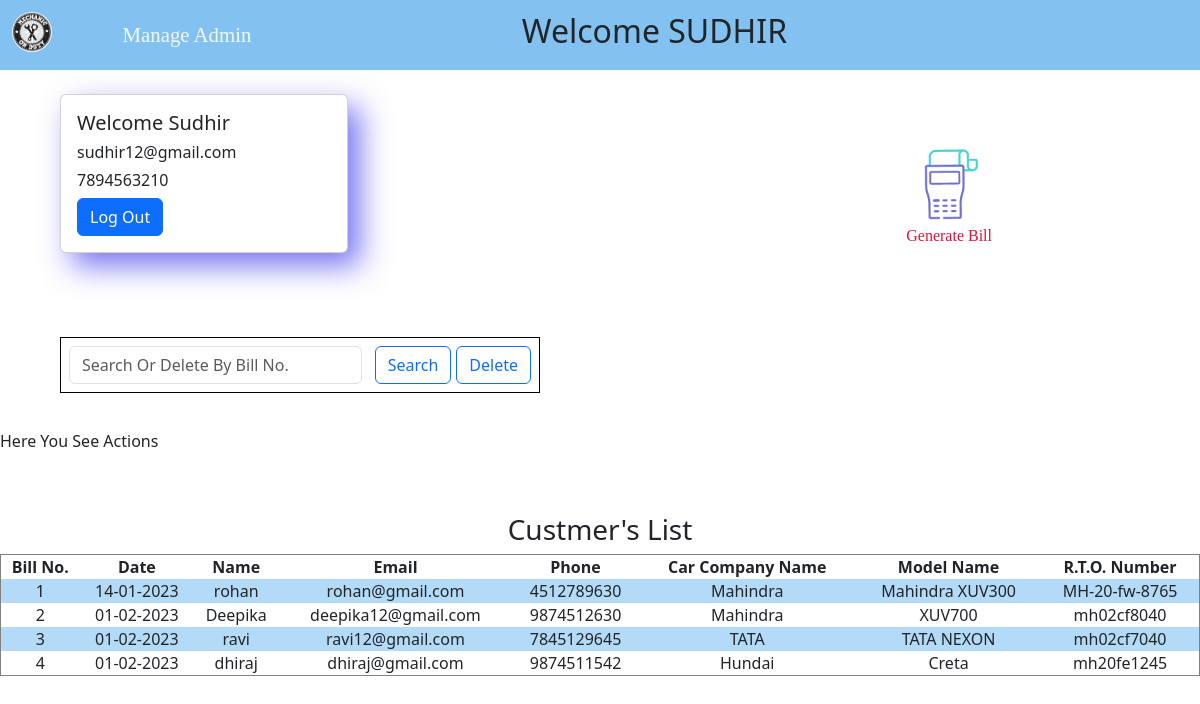
Page /adminpanel.php (signed in) on the committed database.
### tables this page shows
CREATE TABLE `user_tb` (
  `billno` int(100) NOT NULL,
  `date` varchar(10) NOT NULL,
  `name` varchar(35) NOT NULL,
  `phone` varchar(12) NOT NULL,
  `email` varchar(50) NOT NULL,
  `password` varchar(30) NOT NULL,
  `carcompany` varchar(30) NOT NULL,
  `carmodelname` varchar(30) NOT NULL,
  `rtono` varchar(30) NOT NULL
);

### adminpanel.php (the view, shortened to what this page needs)
<?php require('connection.php');?>
<!DOCTYPE html>
<html lang="en">
<head>
    <link href="https://cdn.jsdelivr.net/npm/bootstrap@5.3.0-alpha1/dist/css/bootstrap.min.css" rel="stylesheet">
    <link rel="stylesheet" href="./Css/adminpanel.css">
</head>
<body>
<nav>
    <div class="logo"><img src="./img/logo_img.jpg" alt=""></div>
    <a href="./manageadmin.php">Manage Admin</a>
    <h2>Welcome <?php echo strtoupper($_SESSION['Aname']);?></h2>
</nav>
<div class="main">
<div class="card">
    <div class="card-body">
      <h5 class="card-title">Welcome <?php echo $_SESSION['Aname']?></h5>
      <h6 class="card-text"><?php echo $_SESSION['Amail']?></h6>
      <h6 class="card-text"><?php echo $_SESSION['Aphone']?></h6>
      <form method="post"><Button class="btn btn-primary" name="logt">Log Out</Button></form>
</div>
</div>
<a href="bill.php" id="genbill"><img src="./img/pay_img.gif" alt="Bills" id="bills">Generate Bill</a>
<div class="oparation">
<form  method="post" class="d-flex">
    <input class="form-control me-2" name="box" type="number" placeholder="Search Or Delete By Bill No.">
    <button class="btn btn-outline-primary" name="search">Search</button>
    <button class="btn btn-outline-primary" name="delete" type="submit">Delete</button>
</form>
</div>
<?php
 if(isset($_POST['search'])){
    $srchqury="SELECT * FROM `user_tb` WHERE billno='$box'";
    $rst=mysqli_query($con,$srchqury);
    if(mysqli_num_rows($rst)==1){
        echo "Founded Record"."<br>";
        $foundrow=mysqli_fetch_assoc($rst);
        foreach($foundrow as $fd){
            echo $fd." - ";
        }
    }
    else{
        echo "No Record Found";
    }
}
elseif(isset($_POST['delete'])){
    $dlquery="DELETE FROM `user_tb` WHERE billno='$box'";
    $dlrst=mysqli_query($con,$dlquery);
    header("location: adminpanel.php");
}
else{
    echo "Here You See Actions";
 }
?>
<h3>Custmer's List </h3>
<?php $squery="SELECT * FROM `user_tb`";
    $run_squery=mysqli_query($con,$squery);
    ?>
<div class="usertable">
    <table border='1'>
    <tr>
        <th>Bill No.</th>
        <th>Date</th>
        <th>Name</th>
        <th>Email</th>
        <th>Phone</th>
        <th>Car Company Name</th>
        <th>Model Name</th>
        <th>R.T.O. Number</th>
    </tr>
    <tr>
        <?php while($row=mysqli_fetch_assoc($run_squery)){?>
        <td><?php echo $row['billno'];?></td>
        <td><?php echo $row['date'];?></td>
        <td><?php echo $row['name'];?></td>
        <td><?php echo $row['email'];?></td>
        <td><?php echo $row['phone'];?></td>
        <td><?php echo $row['carcompany'];?></td>
        <td><?php echo $row['carmodelname'];?></td>
        <td><?php echo $row['rtono'];?></td>
    </tr>
    <?php }?>
    </table>
</div>
</body>
</html>

### Css/adminpanel.css (style rules this page uses)
* { margin: 0; padding: 0; }
nav { background-color: #83c2f0; display:flex; padding:1%; }
nav img { width:40px; border-radius:50%; }
nav a { text-align: center; text-decoration: none; color: aliceblue; font-family: cursive; margin-left: 6%; margin-top: 0.6%; font-size: 1.3rem; transition: 0.4s; }
nav h2 { margin-left:23%; }
h3 { margin-top:5%; text-align:center; }
.card { margin: 2% 5%; transition: 0.7s; cursor: pointer; box-shadow: 12px 13px 30px rgba(75, 72, 236, 0.753); width: 18rem; }
img#bills { width: 5rem; position:fixed; right:13rem; top:9rem; }
#genbill { position:fixed; right:13rem; top:14rem; color: crimson; text-decoration: none; font-family: cursive; }
table { width: 100%; text-align:center; }
tr:nth-child(2n) { background-color: #b3daf7; }
.oparation { width: 40%; border:0.5px solid black; padding:8px; margin-top:7%; margin-left:5%; margin-bottom: 3%; }
.oparation form { width: 100%; }
.oparation form button { margin-left:5px; }

### rows in the picture
user_tb: billno "1", date "14-01-2023", name "rohan", email "rohan@gmail.com", phone "4512789630", carcompany "Mahindra", carmodelname "Mahindra XUV300", rtono "MH-20-fw-8765"
user_tb: billno "2", date "01-02-2023", name "Deepika", email "deepika12@gmail.com", phone "9874512630", carcompany "Mahindra", carmodelname "XUV700", rtono "mh02cf8040"
user_tb: billno "3", date "01-02-2023", name "ravi", email "ravi12@gmail.com", phone "7845129645", carcompany "TATA", carmodelname "TATA NEXON", rtono "mh02cf7040"
user_tb: billno "4", date "01-02-2023", name "dhiraj", email "dhiraj@gmail.com", phone "9874511542", carcompany "Hundai", carmodelname "Creta", rtono "mh20fe1245"

### other values in the picture
$_SESSION['Aname'] "SUDHIR"
$_SESSION['Aname'] "Sudhir"
$_SESSION['Amail'] "sudhir12@gmail.com"
$_SESSION['Aphone'] "7894563210"
